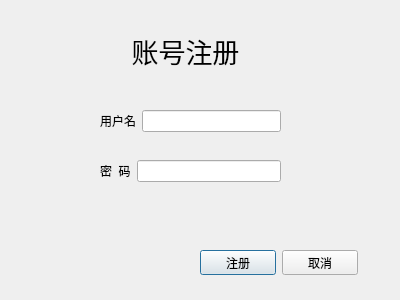
<?xml version="1.0" encoding="UTF-8"?>
<ui version="4.0">
 <class>Dialog</class>
 <widget class="QDialog" name="Dialog">
  <property name="geometry">
   <rect>
    <x>0</x>
    <y>0</y>
    <width>400</width>
    <height>300</height>
   </rect>
  </property>
  <property name="windowTitle">
   <string>账号注册</string>
  </property>
  <property name="windowIcon">
   <iconset>
    <normaloff>ui_img/icon.jpg</normaloff>ui_img/icon.jpg</iconset>
  </property>
  <widget class="QLabel" name="label">
   <property name="geometry">
    <rect>
     <x>90</x>
     <y>20</y>
     <width>191</width>
     <height>61</height>
    </rect>
   </property>
   <property name="font">
    <font>
     <family>Adobe Devanagari</family>
     <pointsize>20</pointsize>
    </font>
   </property>
   <property name="layoutDirection">
    <enum>Qt::LeftToRight</enum>
   </property>
   <property name="text">
    <string>账号注册</string>
   </property>
   <property name="alignment">
    <set>Qt::AlignCenter</set>
   </property>
  </widget>
  <widget class="QLabel" name="label_4">
   <property name="geometry">
    <rect>
     <x>10</x>
     <y>20</y>
     <width>54</width>
     <height>51</height>
    </rect>
   </property>
   <property name="text">
    <string/>
   </property>
   <property name="pixmap">
    <pixmap>ui_img/small_log.png</pixmap>
   </property>
  </widget>
  <widget class="QWidget" name="">
   <property name="geometry">
    <rect>
     <x>100</x>
     <y>110</y>
     <width>181</width>
     <height>22</height>
    </rect>
   </property>
   <layout class="QHBoxLayout" name="horizontalLayout">
    <item>
     <widget class="QLabel" name="label_2">
      <property name="text">
       <string>用户名</string>
      </property>
     </widget>
    </item>
    <item>
     <widget class="QLineEdit" name="edit_username"/>
    </item>
   </layout>
  </widget>
  <widget class="QWidget" name="">
   <property name="geometry">
    <rect>
     <x>100</x>
     <y>160</y>
     <width>181</width>
     <height>22</height>
    </rect>
   </property>
   <layout class="QHBoxLayout" name="horizontalLayout_2" stretch="0,0">
    <item>
     <widget class="QLabel" name="label_3">
      <property name="text">
       <string>密  码</string>
      </property>
     </widget>
    </item>
    <item>
     <widget class="QLineEdit" name="edit_password"/>
    </item>
   </layout>
  </widget>
  <widget class="QWidget" name="">
   <property name="geometry">
    <rect>
     <x>200</x>
     <y>250</y>
     <width>158</width>
     <height>25</height>
    </rect>
   </property>
   <layout class="QHBoxLayout" name="horizontalLayout_3">
    <item>
     <widget class="QPushButton" name="pushButton_regiser">
      <property name="text">
       <string>注册</string>
      </property>
     </widget>
    </item>
    <item>
     <widget class="QPushButton" name="pushButton_cancer">
      <property name="text">
       <string>取消</string>
      </property>
     </widget>
    </item>
   </layout>
  </widget>
 </widget>
 <resources/>
 <connections/>
</ui>
